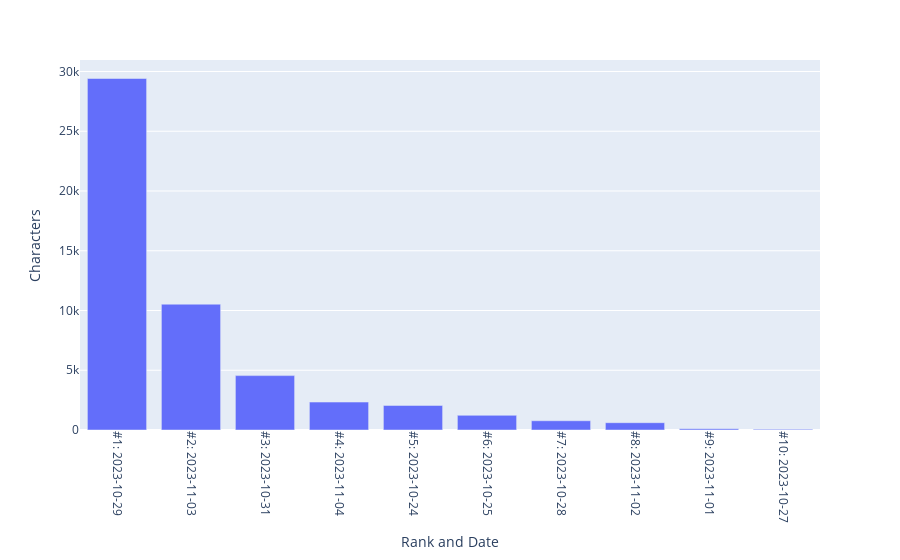

This figure's notebook cell:
### Code cell
fig_top_dates_by_characters = px.bar(df_top_dates_by_characters, 
x = 'Rank and Date', y = 'Characters')
fig_top_dates_by_characters.update_xaxes(tickangle = 90)
fig_top_dates_by_characters.write_html('Analyses/top_dates_by_characters.html')
fig_top_dates_by_characters.write_image(
    'Analyses/top_dates_by_characters.png', 
    width = 1920, height = 1080, engine = 'kaleido', scale = 2)
fig_top_dates_by_characters

### Figure 1 — Plotly figure (JSON) as saved in the notebook; plotly's stock layout.template omitted (floating-point values rounded to 4 significant figures)
{"data": [{"alignmentgroup": "True", "hovertemplate": "Rank and Date=%{x}<br>Characters=%{y}<extra></extra>", "legendgroup": "", "marker": {"color": "#636efa", "pattern": {"shape": ""}}, "name": "", "offsetgroup": "", "orientation": "v", "showlegend": false, "textposition": "auto", "type": "bar", "x": ["#1: 2023-10-29", "#2: 2023-11-03", "#3: 2023-10-31", "#4: 2023-11-04", "#5: 2023-10-24", "#6: 2023-10-25", "#7: 2023-10-28", "#8: 2023-11-02", "#9: 2023-11-01", "#10: 2023-10-27"], "xaxis": "x", "y": [29415, 10528, 4552, 2337, 2055, 1227, 774, 612, 103, 53], "yaxis": "y"}], "layout": {"barmode": "relative", "legend": {"tracegroupgap": 0}, "margin": {"t": 60}, "xaxis": {"anchor": "y", "domain": [0, 1], "tickangle": 90, "title": {"text": "Rank and Date"}}, "yaxis": {"anchor": "x", "domain": [0, 1], "title": {"text": "Characters"}}}}
